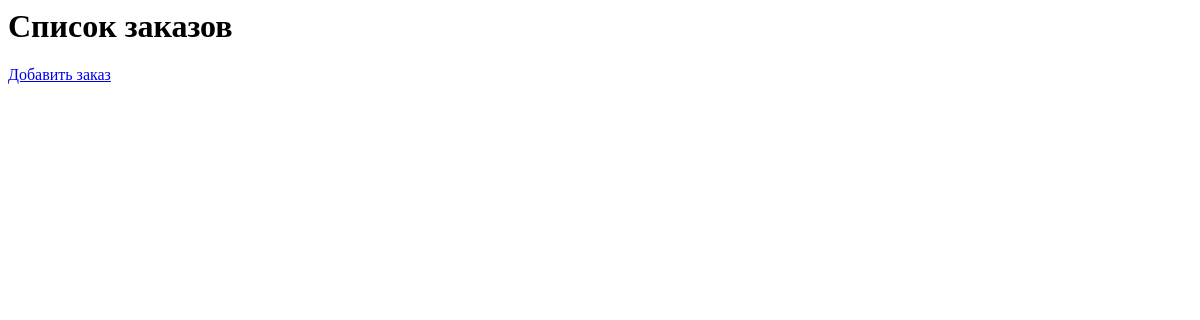
Before: /basket_list/ with the older database file.
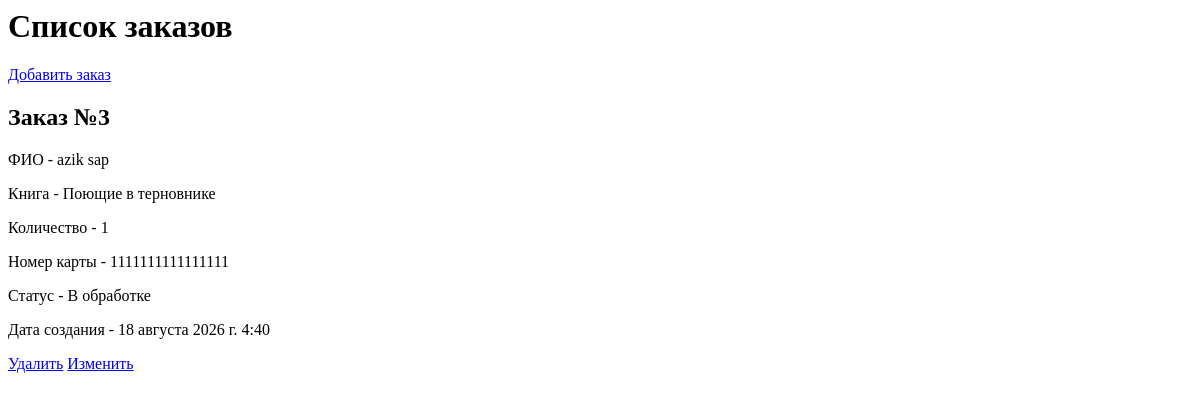
After: the same page with the newer database file.
### basket_book/models.py (models this page shows, shortened)
class BasketBook(models.Model):
    name_order = models.CharField(max_length=100, verbose_name='ФИО')
    choice_book = models.ForeignKey(Book, on_delete=models.CASCADE, verbose_name='Книга')
    count = models.PositiveIntegerField(default=1, verbose_name='Количество')
    card = models.CharField(max_length=16, verbose_name='Номер карты')
    status = models.CharField(max_length=20, default='В обработке', verbose_name='Статус')
    created_at = models.DateTimeField(auto_now_add=True, verbose_name='Дата создания')
    updated_at = models.DateTimeField(auto_now=True, verbose_name='Дата изменения')

### book/models.py (models this page shows, shortened)
class Book(models.Model):
    title = models.CharField(max_length=50)
    author = models.CharField(max_length=100)
    description = models.TextField(blank=True, null=True)
    image = models.ImageField(upload_to='book/')
    year = models.IntegerField()
    pages = models.IntegerField()
    genre = models.CharField(max_length=50)
    age = models.IntegerField()
    url_blog = models.URLField(blank=True)
    created_at = models.DateField(auto_now_add=True)
    views = models.PositiveIntegerField(default=0, null=True)

### basket_book/views.py (the view)
# urls.py: path('basket_list/', views.list_orders_view),
def list_orders_view(request):
    if request.method == 'GET':
        orders_list = models.BasketBook.objects.all()
    return render(request, 'list_orders.html', {'orders_list': orders_list})

### templates/list_orders.html
<h1>Список заказов</h1>
<a href="/create_order/">Добавить заказ</a>
{% for i in orders_list %}
    <h2>Заказ №{{ i.id }}</h2>
    <p>ФИО - {{ i.name_order }}</p>
    <p>Книга - {{ i.choice_book.title }}</p>
    <p>Количество - {{ i.count }}</p>
    <p>Номер карты - {{ i.card }}</p>
    <p>Статус - {{ i.status }}</p>
    <p>Дата создания - {{ i.created_at }}</p>
    <a href="/basket_list/{{ i.id }}/delete/">Удалить</a>
    <a href="/basket_list/{{ i.id }}/update/">Изменить</a>
{% endfor %}

Changed rows visible on the page:
added BasketBook: id "3", name_order "azik sap", choice_book "Поющие в терновнике", count "1", card "1111111111111111", status "В обработке", created_at "18 августа 2026 г. 4:40"
